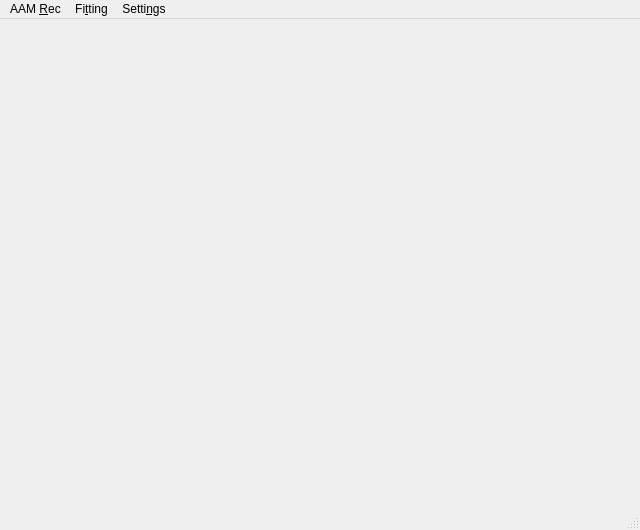
<?xml version="1.0" encoding="UTF-8"?>
<ui version="4.0">
 <class>AAMrec</class>
 <widget class="QMainWindow" name="AAMrec">
  <property name="geometry">
   <rect>
    <x>0</x>
    <y>0</y>
    <width>640</width>
    <height>530</height>
   </rect>
  </property>
  <property name="windowTitle">
   <string>AAMrec</string>
  </property>
  <widget class="QWidget" name="centralWidget">
   <widget class="CVImageWidget" name="outImage" native="true">
    <property name="geometry">
     <rect>
      <x>0</x>
      <y>0</y>
      <width>640</width>
      <height>480</height>
     </rect>
    </property>
    <property name="sizePolicy">
     <sizepolicy hsizetype="Expanding" vsizetype="Expanding">
      <horstretch>0</horstretch>
      <verstretch>0</verstretch>
     </sizepolicy>
    </property>
   </widget>
  </widget>
  <widget class="QMenuBar" name="menuBar">
   <property name="geometry">
    <rect>
     <x>0</x>
     <y>0</y>
     <width>640</width>
     <height>30</height>
    </rect>
   </property>
   <widget class="QMenu" name="menuFile">
    <property name="title">
     <string>AAM &amp;Rec</string>
    </property>
    <addaction name="actionLoad_Training_Data"/>
    <addaction name="actionLoad_Image"/>
    <addaction name="actionSave_Data"/>
   </widget>
   <widget class="QMenu" name="menuFitting">
    <property name="title">
     <string>Fi&amp;tting</string>
    </property>
    <addaction name="actionBuild_AAM"/>
    <addaction name="separator"/>
    <addaction name="actionReset_Shape"/>
    <addaction name="actionFit_Image"/>
    <addaction name="actionExecute_fitting_step"/>
   </widget>
   <widget class="QMenu" name="menuSettings">
    <property name="title">
     <string>Setti&amp;ngs</string>
    </property>
    <addaction name="actionIC_AAM"/>
    <addaction name="actionSIC_AAM"/>
    <addaction name="actionRobust_AAM"/>
    <addaction name="actionWSIC_AAM"/>
    <addaction name="actionFourier_AAM"/>
   </widget>
   <addaction name="menuFile"/>
   <addaction name="menuFitting"/>
   <addaction name="menuSettings"/>
  </widget>
  <widget class="QStatusBar" name="statusBar"/>
  <action name="actionLoad_Image">
   <property name="text">
    <string>Load &amp;Image</string>
   </property>
   <property name="shortcut">
    <string>I</string>
   </property>
  </action>
  <action name="actionReset_Shape">
   <property name="text">
    <string>&amp;Reset Shape</string>
   </property>
   <property name="shortcut">
    <string>R</string>
   </property>
  </action>
  <action name="actionFit_Image">
   <property name="text">
    <string>&amp;Fit Image</string>
   </property>
   <property name="shortcut">
    <string>F</string>
   </property>
  </action>
  <action name="actionExecute_fitting_step">
   <property name="text">
    <string>&amp;Execute fitting step</string>
   </property>
   <property name="shortcut">
    <string>S</string>
   </property>
  </action>
  <action name="actionSave_Data">
   <property name="text">
    <string>&amp;Save Data</string>
   </property>
   <property name="shortcut">
    <string>Ctrl+S</string>
   </property>
  </action>
  <action name="actionLoad_Training_Data">
   <property name="text">
    <string>&amp;Load Training Data</string>
   </property>
   <property name="shortcut">
    <string>T</string>
   </property>
  </action>
  <action name="actionBuild_AAM">
   <property name="text">
    <string>&amp;Build AAM</string>
   </property>
   <property name="shortcut">
    <string>B</string>
   </property>
  </action>
  <action name="actionIC_AAM">
   <property name="checkable">
    <bool>true</bool>
   </property>
   <property name="text">
    <string>&amp;IC-AAM</string>
   </property>
  </action>
  <action name="actionSIC_AAM">
   <property name="checkable">
    <bool>true</bool>
   </property>
   <property name="text">
    <string>&amp;SIC-AAM</string>
   </property>
  </action>
  <action name="actionRobust_AAM">
   <property name="checkable">
    <bool>true</bool>
   </property>
   <property name="text">
    <string>&amp;Robust-AAM</string>
   </property>
  </action>
  <action name="actionWSIC_AAM">
   <property name="checkable">
    <bool>true</bool>
   </property>
   <property name="text">
    <string>&amp;WSIC-AAM</string>
   </property>
  </action>
  <action name="actionFourier_AAM">
   <property name="checkable">
    <bool>true</bool>
   </property>
   <property name="text">
    <string>Fourier-AAM</string>
   </property>
  </action>
 </widget>
 <layoutdefault spacing="6" margin="11"/>
 <customwidgets>
  <customwidget>
   <class>CVImageWidget</class>
   <extends>QWidget</extends>
   <header location="global">../AAMlib/cvimagewidget.h</header>
   <container>1</container>
  </customwidget>
 </customwidgets>
 <resources/>
 <connections/>
</ui>
